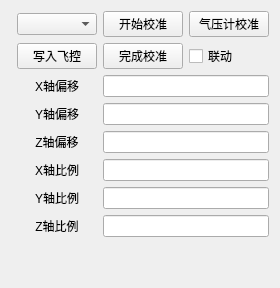
     <widget class="QWidget" name="tab_5">
      <attribute name="title">
       <string>传感器校准</string>
      </attribute>
      <layout class="QGridLayout" name="gridLayout_34">
       <item row="0" column="0">
        <widget class="GLWidget" name="glwidget" native="true"/>
       </item>
       <item row="0" column="1">
        <layout class="QGridLayout" name="gridLayout_33">
         <item row="0" column="0">
          <layout class="QGridLayout" name="gridLayout_23">
           <item row="2" column="0">
            <widget class="QLabel" name="label_63">
             <property name="text">
              <string>X轴偏移</string>
             </property>
             <property name="alignment">
              <set>Qt::AlignCenter</set>
             </property>
            </widget>
           </item>
           <item row="2" column="1" colspan="2">
            <widget class="QLineEdit" name="BiasX_lineEdit"/>
           </item>
           <item row="4" column="1" colspan="2">
            <widget class="QLineEdit" name="BiasZ_lineEdit"/>
           </item>
           <item row="5" column="1" colspan="2">
            <widget class="QLineEdit" name="ScaleX_lineEdit"/>
           </item>
           <item row="3" column="1" colspan="2">
            <widget class="QLineEdit" name="BiasY_lineEdit"/>
           </item>
           <item row="6" column="1" colspan="2">
            <widget class="QLineEdit" name="ScaleY_lineEdit"/>
           </item>
           <item row="7" column="1" colspan="2">
            <widget class="QLineEdit" name="ScaleZ_lineEdit"/>
           </item>
           <item row="7" column="0">
            <widget class="QLabel" name="label_68">
             <property name="text">
              <string>Z轴比例</string>
             </property>
             <property name="alignment">
              <set>Qt::AlignCenter</set>
             </property>
            </widget>
           </item>
           <item row="1" column="0">
            <widget class="QPushButton" name="WriteToFCButton">
             <property name="text">
              <string>写入飞控</string>
             </property>
            </widget>
           </item>
           <item row="0" column="0">
            <widget class="QComboBox" name="SenserBox"/>
           </item>
           <item row="0" column="1">
            <widget class="QPushButton" name="StartCalibration">
             <property name="text">
              <string>开始校准</string>
             </property>
            </widget>
           </item>
           <item row="1" column="1">
            <widget class="QPushButton" name="CompleteCalibration">
             <property name="text">
              <string>完成校准</string>
             </property>
            </widget>
           </item>
           <item row="0" column="2">
            <widget class="QPushButton" name="pushButton">
             <property name="text">
              <string>气压计校准</string>
             </property>
            </widget>
           </item>
           <item row="1" column="2">
            <widget class="QCheckBox" name="Move_checkBox">
             <property name="text">
              <string>联动</string>
             </property>
            </widget>
           </item>
           <item row="3" column="0">
            <widget class="QLabel" name="label_65">
             <property name="text">
              <string>Y轴偏移</string>
             </property>
             <property name="alignment">
              <set>Qt::AlignCenter</set>
             </property>
            </widget>
           </item>
           <item row="4" column="0">
            <widget class="QLabel" name="label_67">
             <property name="text">
              <string>Z轴偏移</string>
             </property>
             <property name="alignment">
              <set>Qt::AlignCenter</set>
             </property>
            </widget>
           </item>
           <item row="6" column="0">
            <widget class="QLabel" name="label_66">
             <property name="text">
              <string>Y轴比例</string>
             </property>
             <property name="alignment">
              <set>Qt::AlignCenter</set>
             </property>
            </widget>
           </item>
           <item row="5" column="0">
            <widget class="QLabel" name="label_64">
             <property name="text">
              <string>X轴比例</string>
             </property>
             <property name="alignment">
              <set>Qt::AlignCenter</set>
             </property>
            </widget>
           </item>
          </layout>
         </item>
         <item row="1" column="0">
          <spacer name="verticalSpacer_7">
           <property name="orientation">
            <enum>Qt::Vertical</enum>
           </property>
           <property name="sizeHint" stdset="0">
            <size>
             <width>20</width>
             <height>40</height>
            </size>
           </property>
          </spacer>
         </item>
        </layout>
       </item>
      </layout>
     </widget>
